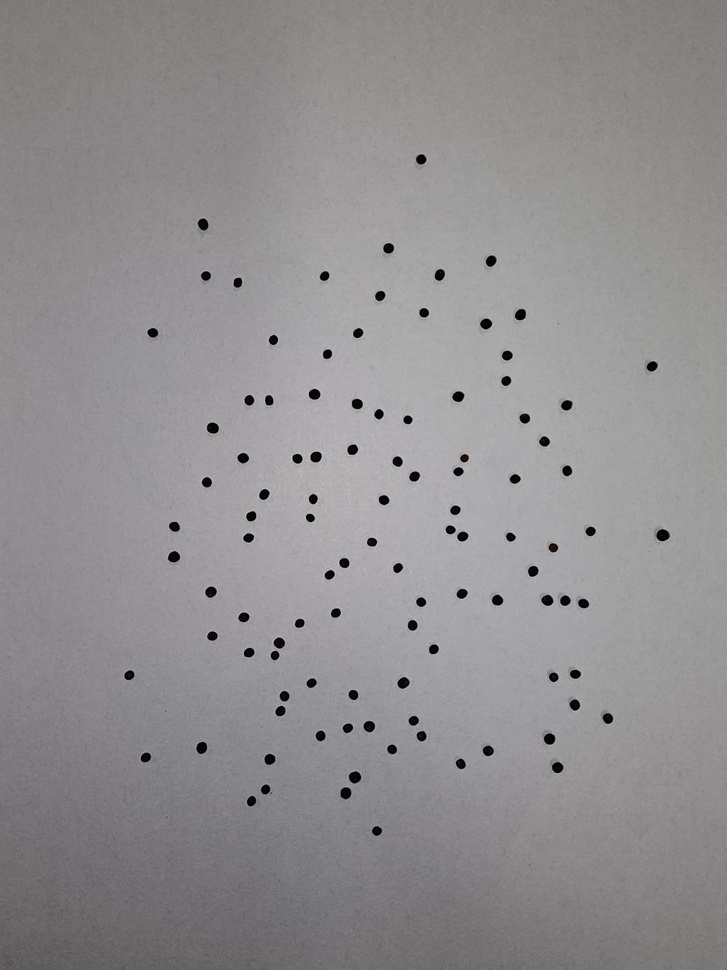
#> input picture 105.jpg, 727 x 970 px, shrunk from 960 x 1280 before the run; its folder holds only this picture in this run
$ python Code.py
#> lines starting #> are read from the running program, lines starting #| are printed output that depends on the picture; after the words box and inside, x2 and y2 are one past the last pixel; in counts of white or black regions, pixels touching at a corner belong together
import cv2
import os
import pandas as pd
import matplotlib

matplotlib.use('Agg')  # Use a non-GUI backend for saving figures
import matplotlib.pyplot as plt

# Create a directory for saving processed images
output_dir = "processed_images"
os.makedirs(output_dir, exist_ok=True)

# Prepare a list to store the results
results = []

# Loop through all images in the working directory
for filename in os.listdir():
    if filename.lower().endswith(('.jpg', '.jpeg', '.png')):  # Process only image files
        # Read the image
        image = cv2.imread(filename)
#> image is the input picture: shape (970, 727, 3); mean B, G, R 144.3, 143, 144.3
        if image is None:
            print(f"Skipping {filename}, could not load the image.")
            continue

        # Step 1: Convert to grayscale
        gray = cv2.cvtColor(image, cv2.COLOR_BGR2GRAY)
        cv2.imwrite(os.path.join(output_dir, f"{filename}_step1_gray.jpg"), gray)

        # Save figure after grayscale conversion
        plt.imshow(gray, cmap='gray')
        plt.title(f"Step 1: Grayscale - {filename}")
        plt.savefig(os.path.join(output_dir, f"{filename}_step1_gray_figure.jpg"))
        plt.close()  # Close the plot to avoid display issues

        # Step 2: Apply Gaussian Blur
        blur = cv2.GaussianBlur(gray, (11, 11), 0)
        cv2.imwrite(os.path.join(output_dir, f"{filename}_step2_blur.jpg"), blur)

        # Save figure after Gaussian Blur
        plt.imshow(blur, cmap='gray')
        plt.title(f"Step 2: Gaussian Blur - {filename}")
        plt.savefig(os.path.join(output_dir, f"{filename}_step2_blur_figure.jpg"))
        plt.close()

        # Step 3: Apply Canny Edge Detection
        canny = cv2.Canny(blur, 30, 150, 3)
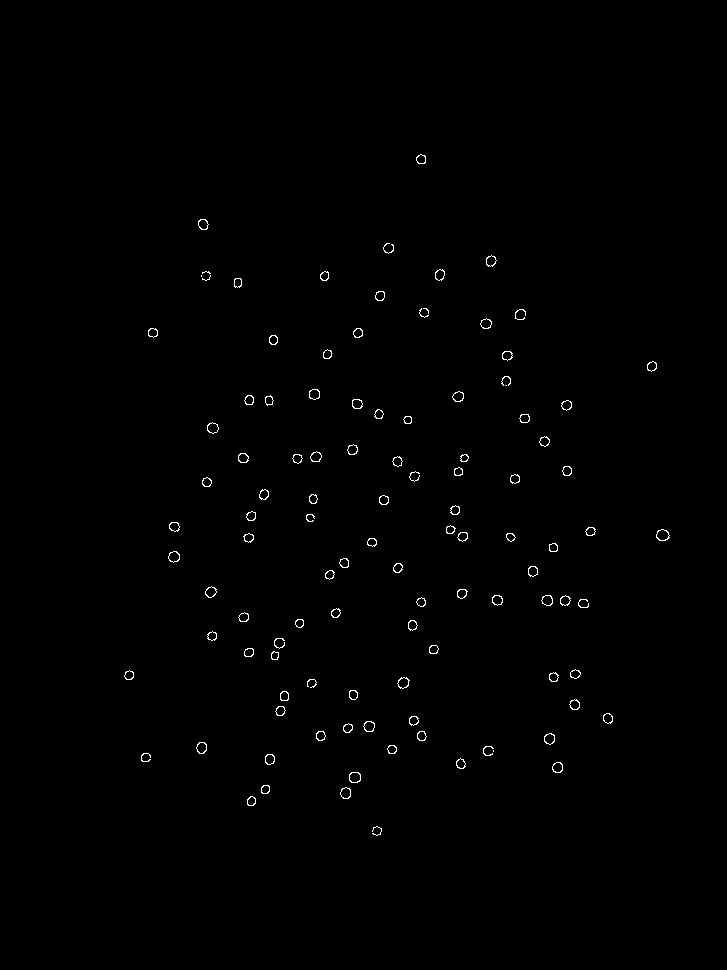
#> canny: shape (970, 727); 0.51% white in thin lines or dots, all inside (x1, y1, x2, y2) = (124, 154, 670, 836)
        cv2.imwrite(os.path.join(output_dir, f"{filename}_step3_canny.jpg"), canny)

        # Save figure after Canny Edge Detection
        plt.imshow(canny, cmap='gray')
        plt.title(f"Step 3: Canny Edge Detection - {filename}")
        plt.savefig(os.path.join(output_dir, f"{filename}_step3_canny_figure.jpg"))
        plt.close()

        # Step 4: Apply Dilation
        dilated = cv2.dilate(canny, (1, 1), iterations=0)
        cv2.imwrite(os.path.join(output_dir, f"{filename}_step4_dilated.jpg"), dilated)

        # Save figure after Dilation
        plt.imshow(dilated, cmap='gray')
        plt.title(f"Step 4: Dilation - {filename}")
        plt.savefig(os.path.join(output_dir, f"{filename}_step4_dilated_figure.jpg"))
        plt.close()

        # Step 5: Find Contours and Draw Them
        (cnt, hierarchy) = cv2.findContours(
            dilated.copy(), cv2.RETR_EXTERNAL, cv2.CHAIN_APPROX_NONE)
#> cnt = 110 contours, 18 with area under 20; largest, box (x1, y1, x2, y2) and area: (656, 529, 670, 541) 112, (349, 772, 361, 783) 101, (397, 677, 410, 689) 94, (168, 551, 180, 563) 93, (196, 742, 207, 754) 90
        rgb = cv2.cvtColor(image, cv2.COLOR_BGR2RGB)
        cv2.drawContours(rgb, cnt, -1, (0, 255, 0), 2)
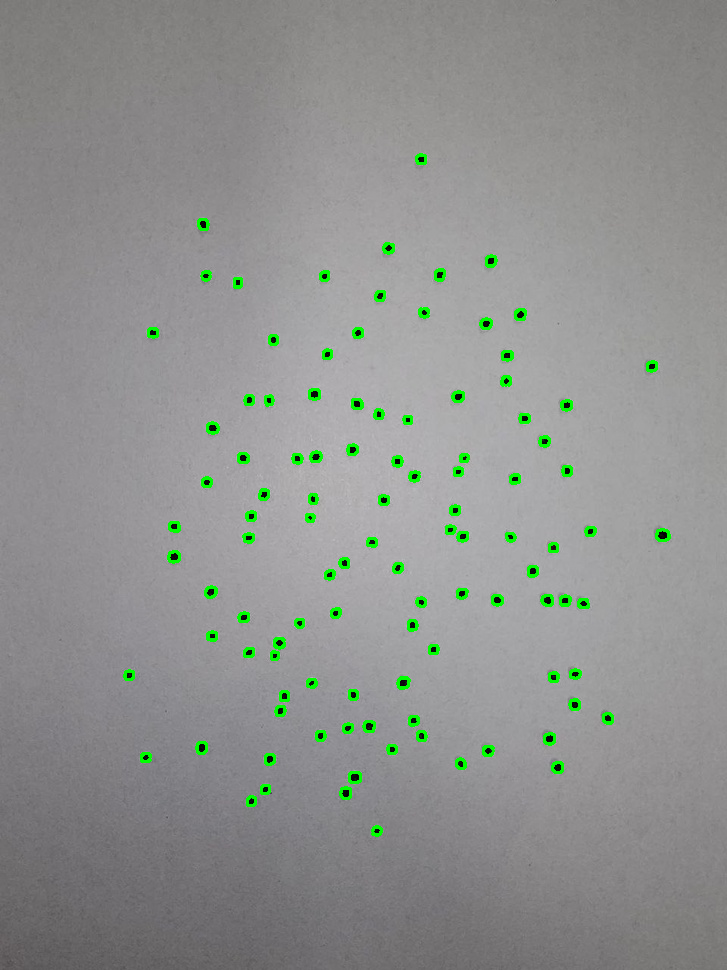
#> rgb: shape (970, 727, 3); mean R, G, B 143, 145.7, 143
        cv2.imwrite(os.path.join(output_dir, f"{filename}_step5_contours.jpg"), cv2.cvtColor(rgb, cv2.COLOR_RGB2BGR))

        # Save figure after drawing contours
        plt.imshow(rgb)
        plt.title(f"Step 5: Contours - {filename}")
        plt.savefig(os.path.join(output_dir, f"{filename}_step5_contours_figure.jpg"))
        plt.close()

        # Count the number of objects (seeds)
        seed_count = len(cnt)
#> seed_count = 110

        # Append the result (filename and seed count) to the results list
        results.append({"Filename": filename, "Number of Objects": seed_count})

# Export the results to a CSV file
results_df = pd.DataFrame(results)
#> results_df = table of 1 rows and 2 columns
results_csv_path = "analysis_results.csv"
results_df.to_csv(results_csv_path, index=False)

print(f"Analysis complete. Results saved to {results_csv_path}. Processed images are in the '{output_dir}' folder.")
